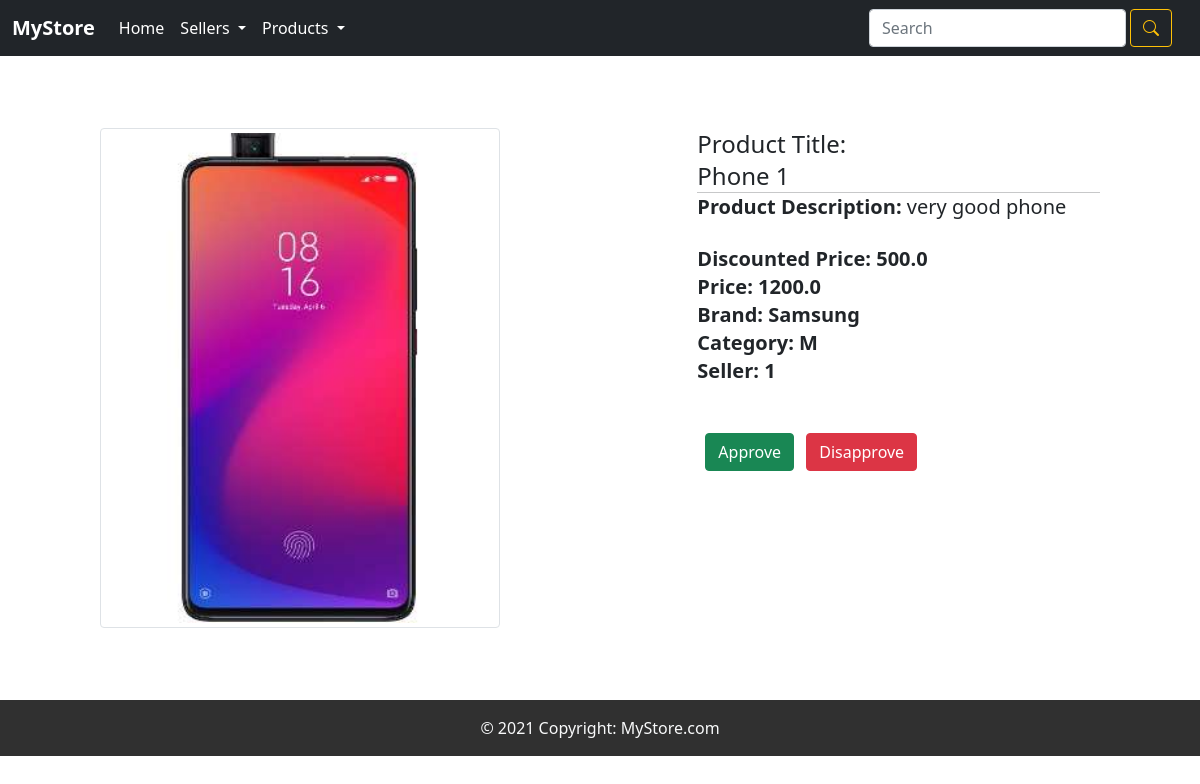
The app's page /moderator/review_product/1 (signed in) with its own data.
### app/models.py (models this page shows, shortened)
class Product(models.Model):
    is_verified = models.BooleanField(default=False)
    name = models.CharField(max_length=300)
    description = models.TextField()
    price = models.FloatField()
    discountedPrice = models.FloatField()
    category = models.CharField(choices=Category_choices, max_length=3)
    brand = models.CharField(max_length=200)
    image = models.ImageField(upload_to='productimg')
    seller = models.IntegerField(default="00")

### moderator/decorators.py (the view)
        def wrapper_func(request, *args, **kwargs):
            group = None
            if request.user.groups.exists():
                group = request.user.groups.all()[0].name
            if group in allowed_roles:
                return view_func(request, *args, **kwargs)
            else:
                return HttpResponse('You are not authorized to view this page')

### moderator/views.py (called while the page is built)
@allowed_users(allowed_roles=['moderators'])
def review_product(request, id):
    product = Product.objects.get(id=id)
    return render(request, 'review_product.html', {"p": product})

### moderator/templates/review_product.html (shortened to what this page needs)
{% extends 'base.html' %}
{% block content %}
<div class="container my-5">
    <div class="row">
        <div class="col-sm-6 text-center align-self-center">
            <img src="{{ p.image.url }}" alt="" class="img-fluid img-thumbnail" style="height: 500px;width: 400px">
        </div>
        <div class="col-sm-5 offset-sm-1">
            <h2 class="text-2xl">Product Title:
                <input type="text" id="name" name="name" value="{{p.name}}" readonly>
            </h2>
            <hr>
            <p class="text-xl"><strong>Product Description:</strong> {{p.description}}</p> <br>
            <p class="text-xl"><b>Discounted Price:
                    {{p.discountedPrice}}</b></p>
            <p class="text-xl"><b>Price:
                    {{p.price}}</b></p>
            <p class="text-xl"><b>Brand:
                    {{p.brand}}</b></p>
            <p class="text-xl"><b>Category:
                    {{p.category}}</b></p>
            <p class="text-xl"><b>Seller:
                    {{p.seller}}</b> </p>
            <br><br>
            <a href="{% url 'moderator:approve' p.id%}" class="btn btn-success ml-2">Approve</a>
            <a href="{% url 'moderator:disapprove' p.id%}" class="btn btn-danger ml-2">Disapprove</a>
        </div>
    </div>
</div>
{% endblock %}

### records on screen
Product: image (picture), name "Phone 1", description "very good phone", discountedPrice "500.0", price "1200.0", brand "Samsung", category "M", seller "1"
